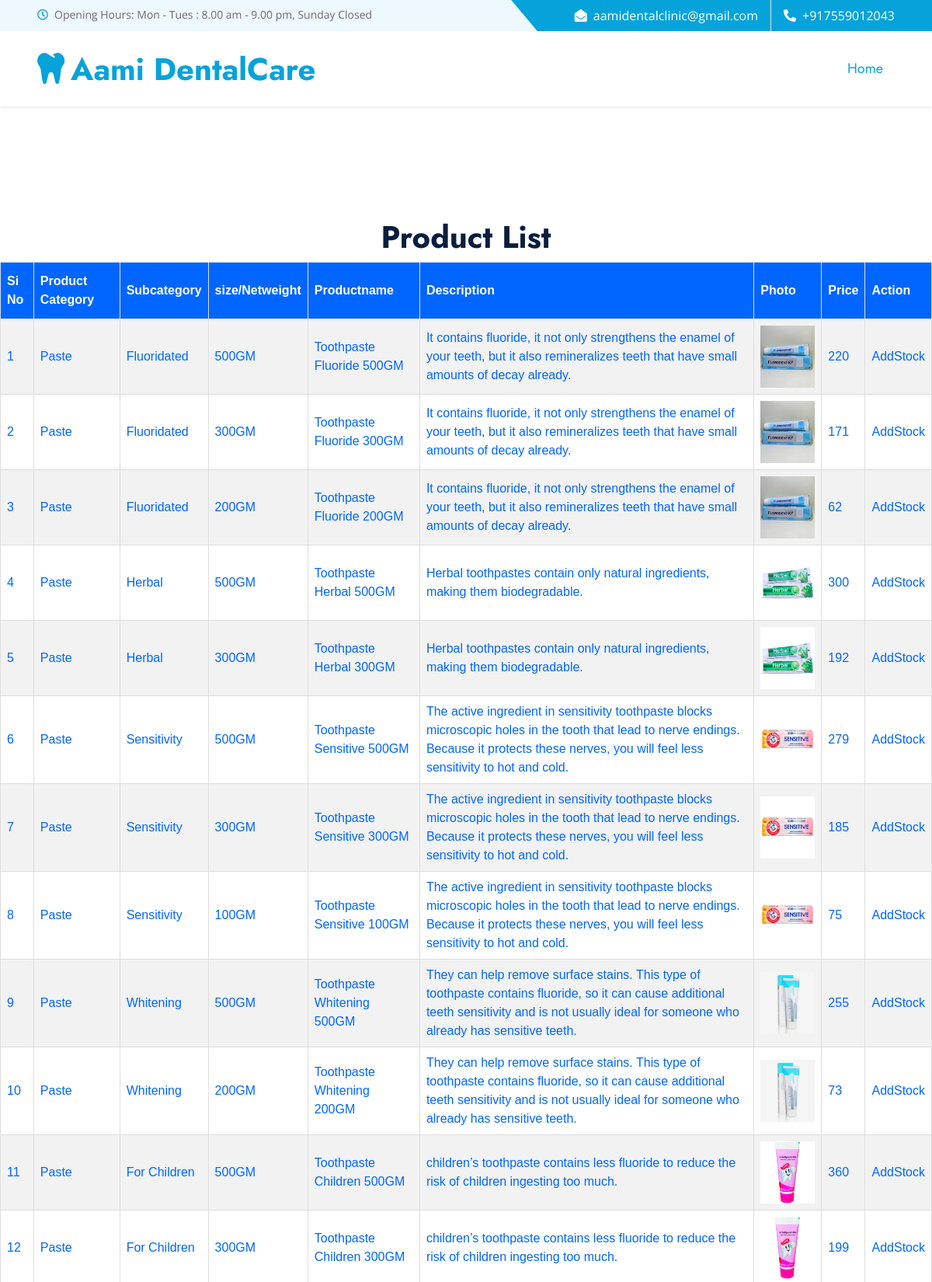
Page /PROJECT/Admin/ProductList.php (signed in, upper part) on the committed database.
### tables this page shows
CREATE TABLE `tbl_product` (
  `product_id` int(11) NOT NULL,
  `subcategory_id` int(11) NOT NULL,
  `size_id` int(11) NOT NULL,
  `product_name` varchar(100) NOT NULL,
  `product_des` varchar(200) NOT NULL,
  `product_image` varchar(50) NOT NULL,
  `product_price` varchar(50) NOT NULL
);

CREATE TABLE `tbl_category` (
  `category_id` int(11) NOT NULL,
  `category_name` varchar(50) NOT NULL
);

CREATE TABLE `tbl_subcategory` (
  `category_id` int(11) NOT NULL,
  `subcategory_id` int(11) NOT NULL,
  `subcategory_name` varchar(50) NOT NULL
);

CREATE TABLE `tbl_size` (
  `subcategory_id` int(11) NOT NULL,
  `size_id` int(11) NOT NULL,
  `size_name` varchar(100) NOT NULL
);

### PROJECT/Admin/ProductList.php (the view, shortened to what this page needs)
<!DOCTYPE html PUBLIC "-//W3C//DTD XHTML 1.0 Transitional//EN" "http://www.w3.org/TR/xhtml1/DTD/xhtml1-transitional.dtd">
<html xmlns="http://www.w3.org/1999/xhtml">
<head>
</head>
<?php
include("Head.php");
?>
<body>
<div id="tab" align="center">
<center><h1>Product List</h1></center>
<table border="1" cellpadding="10">
    <tr>
      <th>Si No</th>
      <th>Product Category</th>
      <th>Subcategory</th>
      <th>size/Netweight</th>
        <th>Productname</th>
      <th>Description</th>
      <th>Photo</th>
       <th>Price</th>
         <th>Action</th>
    </tr>
    <?php
	include("../Assets/Connection/Connection.php");
   $selqry="select * from tbl_product u inner join tbl_subcategory p on u.subcategory_id=p.subcategory_id inner join tbl_category d on p.category_id=d.category_id inner join tbl_size b on u.size_id=b.size_id";
   $rows=$con->query($selqry);
	$i=0;
	while($result=$rows->fetch_assoc())
	{
		$i++;
		?>
        <tr>
            	<td><?php  echo $i;?></td>
            	<td><?php echo $result["category_name"];?></td>
           		<td><?php echo $result["subcategory_name"];?></td>
           		<td><?php echo $result["size_name"];?></td>
             	<td><?php echo $result["product_name"];?></td>
            	<td><?php echo $result["product_des"];?></td>
            	<td><img src="../Assets/Files/ProductPhoto/<?php echo $result["product_image"];?>" width="70px" height="80px"/></td>
                <td><?php echo $result["product_price"];?></td>
              <td><a href="Stock.php?add=<?php echo $result["product_id"]?>">AddStock</a></td> </tr>
	 <?php
	}
?>
 </table>
 <?php
 include("Foot.php");
?>
</body>
</html>

### PROJECT/Admin/form.css (style rules this page uses)
#tab { font-family: "Trebuchet MS", Arial, Helvetica, sans-serif; border-collapse: collapse; width: 100%; }
#tab td, #tab th { border: 1px solid #ddd; padding: 8px; color: #06F; }
#tab a { color:#06F; }
#tab tr:nth-child(even) { background-color: #f2f2f2; }
#tab th { padding-top: 12px; padding-bottom: 12px; text-align: left; background-color: #06F; color: white; }

### PROJECT/Assets/Template/Main/css/style.css (style rules this page uses)
:root { --primary: #06A3DA; --secondary: #F57E57; --light: #EEF9FF; --dark: #091E3E; }
h1, h2, .font-weight-bold { font-weight: 700 !important; }

### rows in the picture
tbl_product: tbl_category.category_name "Paste", subcategory.subcategory_name "Fluoridated", size.size_name "500GM", product_name "Toothpaste Fluoride 500GM", product_des "It contains fluoride, it not only strengthens the enamel of your teeth, but it also remineralizes teeth that have small amounts of decay already.", product_image (picture), product_price "220"
tbl_product: tbl_category.category_name "Paste", subcategory.subcategory_name "Fluoridated", size.size_name "300GM", product_name "Toothpaste Fluoride 300GM", product_des "It contains fluoride, it not only strengthens the enamel of your teeth, but it also remineralizes teeth that have small amounts of decay already.", product_image (picture), product_price "171"
tbl_product: tbl_category.category_name "Paste", subcategory.subcategory_name "Fluoridated", size.size_name "200GM", product_name "Toothpaste Fluoride 200GM", product_des "It contains fluoride, it not only strengthens the enamel of your teeth, but it also remineralizes teeth that have small amounts of decay already.", product_image (picture), product_price "62"
tbl_product: tbl_category.category_name "Paste", subcategory.subcategory_name "Herbal", size.size_name "500GM", product_name "Toothpaste Herbal 500GM", product_des "Herbal toothpastes contain only natural ingredients, making them biodegradable.", product_image (picture), product_price "300"
tbl_product: tbl_category.category_name "Paste", subcategory.subcategory_name "Herbal", size.size_name "300GM", product_name "Toothpaste Herbal 300GM", product_des "Herbal toothpastes contain only natural ingredients, making them biodegradable.", product_image (picture), product_price "192"
tbl_product: tbl_category.category_name "Paste", subcategory.subcategory_name "Sensitivity", size.size_name "500GM", product_name "Toothpaste Sensitive 500GM", product_des "The active ingredient in sensitivity toothpaste blocks microscopic holes in the tooth that lead to nerve endings. Because it protects these nerves, you will feel less sensitivity to hot and cold.", product_image (picture), product_price "279"
tbl_product: tbl_category.category_name "Paste", subcategory.subcategory_name "Sensitivity", size.size_name "300GM", product_name "Toothpaste Sensitive 300GM", product_des "The active ingredient in sensitivity toothpaste blocks microscopic holes in the tooth that lead to nerve endings. Because it protects these nerves, you will feel less sensitivity to hot and cold.", product_image (picture), product_price "185"
tbl_product: tbl_category.category_name "Paste", subcategory.subcategory_name "Sensitivity", size.size_name "100GM", product_name "Toothpaste Sensitive 100GM", product_des "The active ingredient in sensitivity toothpaste blocks microscopic holes in the tooth that lead to nerve endings. Because it protects these nerves, you will feel less sensitivity to hot and cold.", product_image (picture), product_price "75"
tbl_product: tbl_category.category_name "Paste", subcategory.subcategory_name "Whitening", size.size_name "500GM", product_name "Toothpaste Whitening 500GM", product_des "They can help remove surface stains. This type of toothpaste contains fluoride, so it can cause additional teeth sensitivity and is not usually ideal for someone who already has sensitive teeth.", product_image (picture), product_price "255"
tbl_product: tbl_category.category_name "Paste", subcategory.subcategory_name "Whitening", size.size_name "200GM", product_name "Toothpaste Whitening 200GM", product_des "They can help remove surface stains. This type of toothpaste contains fluoride, so it can cause additional teeth sensitivity and is not usually ideal for someone who already has sensitive teeth.", product_image (picture), product_price "73"
tbl_product: tbl_category.category_name "Paste", subcategory.subcategory_name "For Children", size.size_name "500GM", product_name "Toothpaste Children 500GM", product_des "children’s toothpaste contains less fluoride to reduce the risk of children ingesting too much.", product_image (picture), product_price "360"
tbl_product: tbl_category.category_name "Paste", subcategory.subcategory_name "For Children", size.size_name "300GM", product_name "Toothpaste Children 300GM", product_des "children’s toothpaste contains less fluoride to reduce the risk of children ingesting too much.", product_image (picture), product_price "199"
